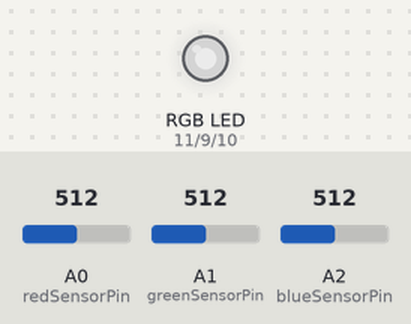
The sketch below on a simulated Arduino Uno, built with avr-gcc and run on an emulated ATmega328P. Parts: an RGB LED mixed from three pins (HIGH = lit). The inputs (shaded band) are chosen by the test bench; at power-on: A0 (redSensorPin) = 512, A1 (greenSensorPin) = 512, A2 (blueSensorPin) = 512. Dim RGB values are drawn brighter than linear; what the sketch prints to the serial monitor is not drawn.

Above: at 1.2 s.
1.3 s: A0 (redSensorPin) set to 407
At 2.8 s:
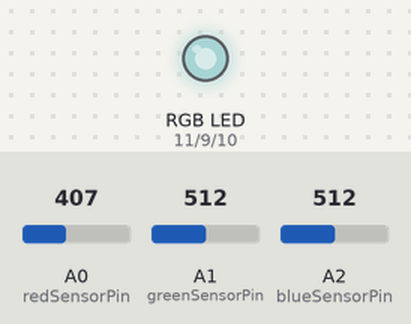
3.3 s: A0 (redSensorPin) set to 385
At 4.2 s:
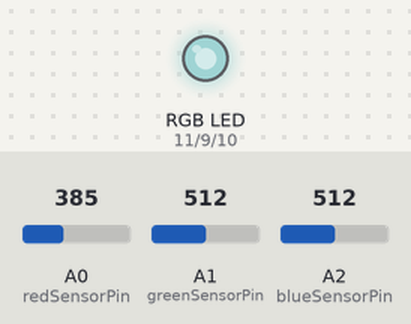
5.1 s: A1 (greenSensorPin) set to 418
At 5.8 s:
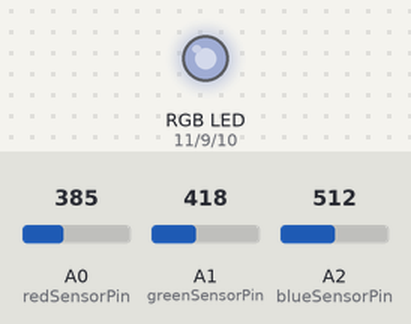
6.9 s: A1 (greenSensorPin) set to 384
At 8.2 s:
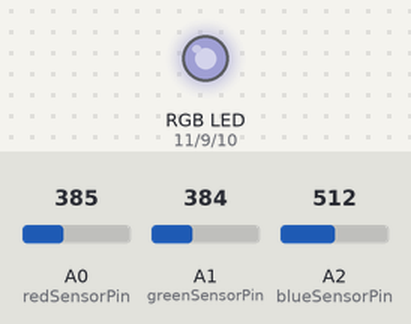
8.7 s: A2 (blueSensorPin) set to 418
At 9.1 s:
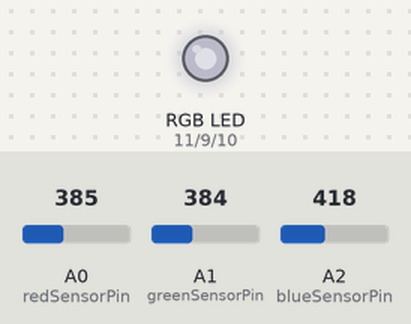
10.5 s: A2 (blueSensorPin) set to 388
At 11.2 s:
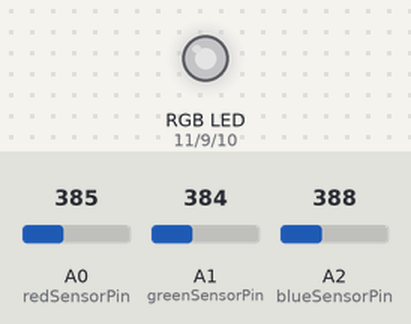
Timing chart, 0 to 13.3 s (numbered marks = the images above; inputs shaded):
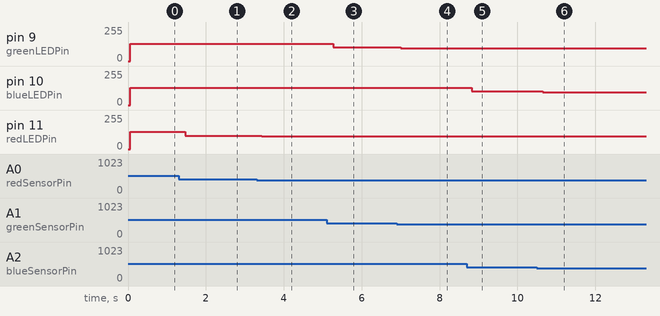

The sketch:

project04.ino
```cpp
//LED Pin Input Locations//
const int greenLEDPin = 9;
const int blueLEDPin = 10;
const int redLEDPin = 11;

//LED Analog Input Positions//
const int redSensorPin = A0;
const int greenSensorPin = A1;
const int blueSensorPin = A2;

//Resetting the Values of the LEDS//
int redValue = 0;
int greenValue = 0;
int blueValue = 0;

//Resetting the Values of the Photoresistors//
int redSensorValue = 0;
int greenSensorValue = 0;
int blueSensorValue = 0;

//Function "setup" for setting values//
void setup(){
  //Starts the Serial Communication//
  Serial.begin(9600);

  //Labeling the LEDS as "ouput"//
  pinMode(redLEDPin, OUTPUT);
  pinMode(greenLEDPin, OUTPUT);
  pinMode(blueLEDPin, OUTPUT);
}

//Function "loop" for updating values//
void loop(){
  //Sensor Values of the LED//
  redSensorValue = analogRead(redSensorPin);
  delay(5);
  greenSensorValue = analogRead(greenSensorPin);
  delay(5);
  blueSensorValue = analogRead(blueSensorPin);

  //Window for monitoring values//
  Serial.print("Raw Sensor Values \t Red: ");
  Serial.print(redSensorValue);
  Serial.print("\t Green: ");
  Serial.print(greenSensorValue);
  Serial.print("\t Blue: ");
  Serial.print(blueSensorValue);

  //Current Value of the LEDS//
  redValue = redSensorValue/4;
  greenValue = greenSensorValue/4;
  blueValue = blueSensorValue/4;

  //Window for monitoring current values//
  Serial.print("Mapped Sensor Values \t Red: ");
  Serial.print(redValue);
  Serial.print("\t Green: ");
  Serial.print(greenValue);
  Serial.print("\t Blue: ");
  Serial.print(blueValue);

  //Changes the resistance//
  analogWrite(redLEDPin, redValue);
  analogWrite(greenLEDPin, greenValue);
  analogWrite(blueLEDPin, blueValue);
}
```

Measured:
- after the input at 1.3 s, pin 11 (redLEDPin): 128/255 → 101/255 after 0.17 s
- after the input at 3.3 s, pin 11 (redLEDPin): 101/255 → 96/255 after 0.14 s
- after the input at 5.1 s, pin 9 (greenLEDPin): 128/255 → 104/255 after 0.18 s
- after the input at 6.9 s, pin 9 (greenLEDPin): 104/255 → 96/255 after 0.10 s
- after the input at 8.7 s, pin 10 (blueLEDPin): 128/255 → 104/255 after 0.13 s
- after the input at 10.5 s, pin 10 (blueLEDPin): 104/255 → 97/255 after 0.15 s
